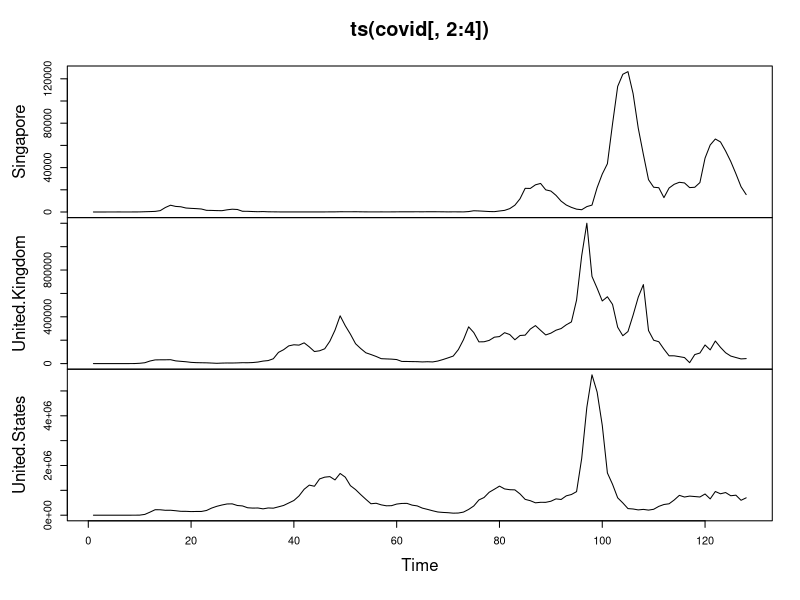
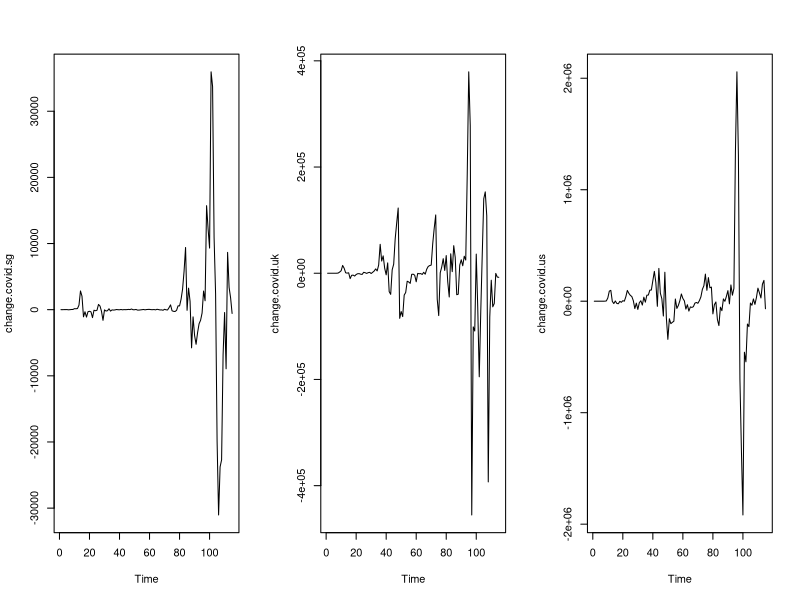

Recreate these plots in R, in order.
library("tseries")
library(forecast)
library(fGarch)

training_period = 1:116
validation_period = 117:128

#covid
covid <- read.csv('covid.csv')
plot(ts(covid[,2:4]))

par(mfrow=c(1,3))
change.covid.sg = ts(diff(covid$Singapore[training_period]))
plot(change.covid.sg)
change.covid.uk = ts(diff(covid$United.Kingdom[training_period]))
plot(change.covid.uk)
change.covid.us = ts(diff(covid$United.States[training_period]))
plot(change.covid.us)

#sg

sgA.garch = garchFit(~arma(5,1)+garch(1,1),data=change.covid.sg,cond.dist="norm")
summary(sgA.garch)
sgB.garch = garchFit(~arma(4,1)+garch(1,1),data=change.covid.sg,cond.dist="norm")
summary(sgB.garch)
sgA.garch.t = garchFit(~arma(5,1)+garch(1,1),data=change.covid.sg,cond.dist="std")
summary(sgA.garch.t)
sgB.garch.t = garchFit(~arma(4,1)+garch(1,1),data=change.covid.sg,cond.dist="std")
summary(sgB.garch.t)
sgC.garch.t = garchFit(~arma(6,1)+garch(1,1),data=change.covid.sg,cond.dist="std")
summary(sgC.garch.t)
sgD.garch.t = garchFit(~arma(4,2)+garch(1,1),data=change.covid.sg,cond.dist="std")
summary(sgD.garch.t)

forecast.sg = predict(sgA.garch, n.ahead = 2)
forecast.sg$meanForecast
forecast.sg$standardDeviation
